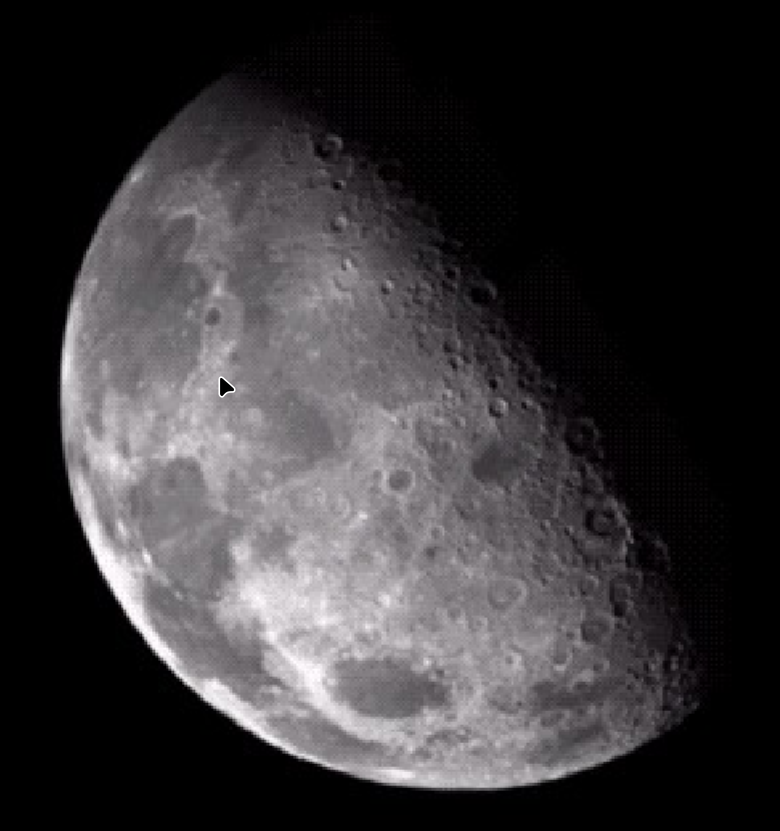
#> input picture moon.png, 780 x 831 px
$ python -i restorer_processor.py   (imports and definitions only)   (older library calls are emulated)
#> lines starting #> are read from the running program, lines starting #| are printed output that depends on the picture
#> further down, picture is the input picture: shape (831, 780, 3); mean B, G, R 55.5, 53.6, 56
import cv2
import numpy as np


def negative(image):
    return cv2.bitwise_not(image)


def ensure_gray(func):
    # [6 lines left out: function wrapper, not called in this run]
    return wrapper


# [16 lines left out: functions thresholding, gray_level_slicing, not called in this run]


def bit_plane_slicing(image, plane):
    return ((image >> plane) & 1) * 255


# [22 lines left out: functions inverse_log_transformation, contrast_stretching, not called in this run]


@ensure_gray
def histogram_equalization(image):
    return cv2.equalizeHist(image)


def arithmetic_mean_filter(image, kernel_size=3):
    return cv2.blur(image, (kernel_size, kernel_size))


# [19 lines left out: functions geometric_mean_filter, harmonic_mean_filter, contraharmonic_mean_filter, not called in this run]


def median_filter(image, kernel_size=3):
    return cv2.medianBlur(image, kernel_size)


def min_filter(image, kernel_size=3):
    return cv2.erode(image, np.ones((kernel_size, kernel_size), np.uint8))


def max_filter(image, kernel_size=3):
    return cv2.dilate(image, np.ones((kernel_size, kernel_size), np.uint8))


# [56 lines left out: functions midpoint_filter, laplacian_sharpening, sobel_sharpening, prewitt_sharpening, roberts_sharpening, log_transformation and 1 more, not called in this run]


def gaussian_filter(image, kernel_size=5, sigma=0):
    return cv2.GaussianBlur(image, (kernel_size, kernel_size), sigma)


def bilateral_filter(image, d=9, sigmaColor=75, sigmaSpace=75):
    return cv2.bilateralFilter(image, d, sigmaColor, sigmaSpace)


def box_filter(image, kernel_size=5):
    return cv2.boxFilter(image, -1, (kernel_size, kernel_size))


def butterworth_highpass_filter(image, cutoff=30, n=2):
#> called with cutoff = 30, n = 2
    if len(image.shape) == 3:
        image = cv2.cvtColor(image, cv2.COLOR_BGR2GRAY)

    rows, cols = image.shape
#> rows = 831; cols = 780
    crow, ccol = rows // 2, cols // 2
#> crow = 415; ccol = 390

    x = np.linspace(-ccol, ccol, cols)
#> x = 780 values from -390 to 390
    y = np.linspace(-crow, crow, rows)
#> y = 831 values from -415 to 415
    X, Y = np.meshgrid(x, y)
    D = np.sqrt(X**2 + Y**2)

    mask = 1 / (1 + (cutoff / (D + 1e-6))**(2*n))

    dft = np.fft.fft2(image)
    dft_shift = np.fft.fftshift(dft)

    dft_shift_filtered = dft_shift * mask

    dft_ishift = np.fft.ifftshift(dft_shift_filtered)
    img_back = np.fft.ifft2(dft_ishift)
    img_back = np.abs(img_back)
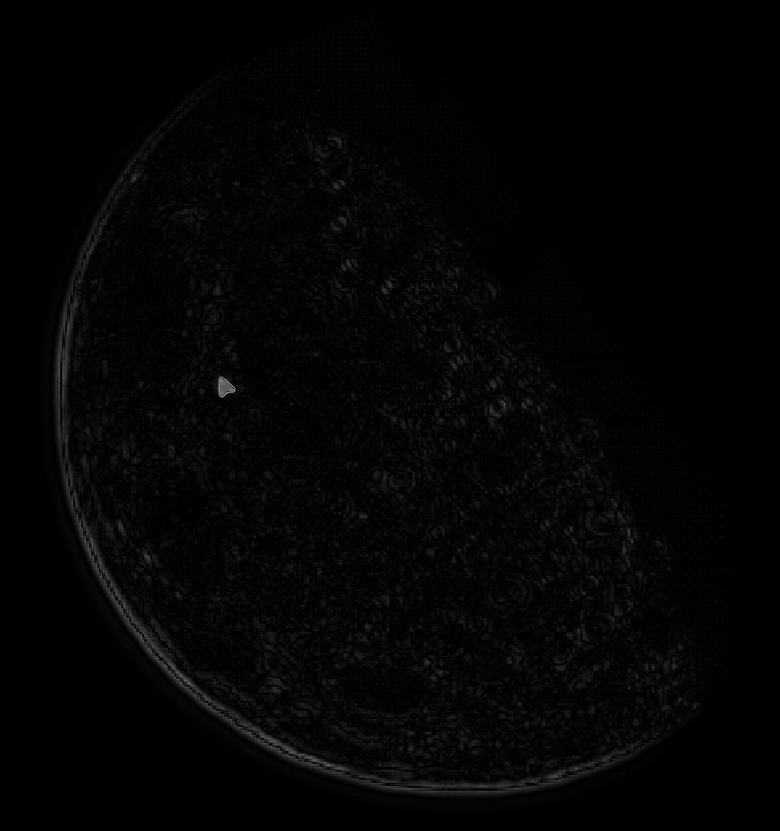
#> img_back: shape (831, 780) float64; min 2.94e-12, max 149.6, mean 4

    result = np.clip(img_back, 0, 255).astype(np.uint8)
    return cv2.cvtColor(result, cv2.COLOR_GRAY2BGR) if len(image.shape) == 3 else result


# [88 lines left out: functions ideal_band_reject_filter, butterworth_band_reject_filter, gaussian_band_reject_filter, not called in this run]

>>> import cv2
>>> picture = cv2.imread('../moon.png')
>>> result = butterworth_highpass_filter(picture)

$ run again, on my lungs.png
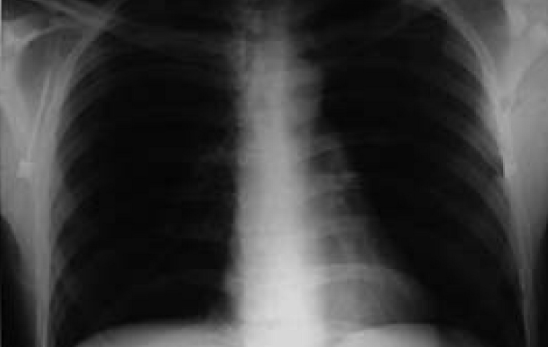
#> input picture my lungs.png, 548 x 347 px
#> picture is the input picture: shape (347, 548, 3); min 1, max 217, mean 58.3
#> in butterworth_highpass_filter, `img_back = np.abs(img_back)`:
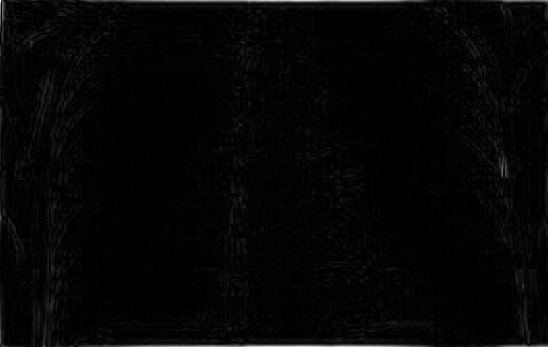
#> img_back: shape (347, 548) float64; min 7.62e-05, max 96.19, mean 2; drawn with min black and max white
